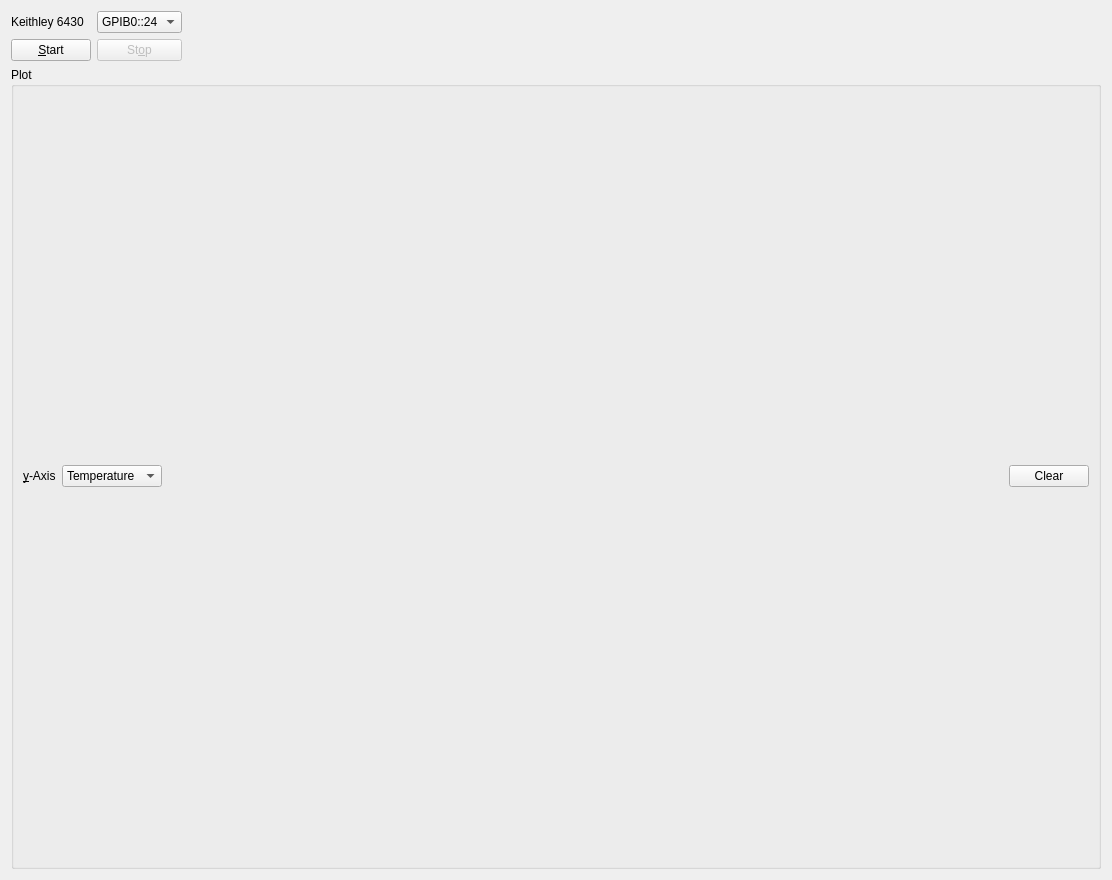
<?xml version="1.0" encoding="UTF-8"?>
<ui version="4.0">
 <class>Form</class>
 <widget class="QWidget" name="Form">
  <property name="geometry">
   <rect>
    <x>0</x>
    <y>0</y>
    <width>1112</width>
    <height>880</height>
   </rect>
  </property>
  <property name="windowTitle">
   <string>Diode thermometer readout</string>
  </property>
  <layout class="QHBoxLayout" name="horizontalLayout_4">
   <item>
    <layout class="QVBoxLayout" name="verticalLayout_2">
     <item>
      <layout class="QHBoxLayout" name="horizontalLayout_3">
       <item>
        <layout class="QGridLayout" name="gridLayout">
         <item row="0" column="0">
          <widget class="QLabel" name="coilVisaLabel">
           <property name="text">
            <string>Keithley 6430</string>
           </property>
           <property name="buddy">
            <cstring>k6430VisaCombo</cstring>
           </property>
          </widget>
         </item>
         <item row="0" column="1">
          <widget class="QComboBox" name="k6430VisaCombo">
           <property name="enabled">
            <bool>true</bool>
           </property>
           <item>
            <property name="text">
             <string>GPIB0::24</string>
            </property>
           </item>
          </widget>
         </item>
         <item row="1" column="0">
          <widget class="QPushButton" name="startPb">
           <property name="text">
            <string>&amp;Start</string>
           </property>
          </widget>
         </item>
         <item row="1" column="1">
          <widget class="QPushButton" name="stopPb">
           <property name="enabled">
            <bool>false</bool>
           </property>
           <property name="text">
            <string>St&amp;op</string>
           </property>
          </widget>
         </item>
        </layout>
       </item>
       <item>
        <spacer name="horizontalSpacer_2">
         <property name="orientation">
          <enum>Qt::Horizontal</enum>
         </property>
         <property name="sizeHint" stdset="0">
          <size>
           <width>40</width>
           <height>20</height>
          </size>
         </property>
        </spacer>
       </item>
      </layout>
     </item>
     <item>
      <widget class="QGroupBox" name="groupBox">
       <property name="title">
        <string>Plot</string>
       </property>
       <layout class="QHBoxLayout" name="horizontalLayout_2">
        <item>
         <layout class="QVBoxLayout" name="verticalLayout">
          <item>
           <layout class="QHBoxLayout" name="horizontalLayout">
            <item>
             <widget class="QLabel" name="label_7">
              <property name="text">
               <string>&amp;y-Axis</string>
              </property>
              <property name="buddy">
               <cstring>yAxisCombo</cstring>
              </property>
             </widget>
            </item>
            <item>
             <widget class="QComboBox" name="yAxisCombo">
              <item>
               <property name="text">
                <string>Temperature</string>
               </property>
              </item>
              <item>
               <property name="text">
                <string>Voltage</string>
               </property>
              </item>
             </widget>
            </item>
            <item>
             <spacer name="horizontalSpacer">
              <property name="orientation">
               <enum>Qt::Horizontal</enum>
              </property>
              <property name="sizeHint" stdset="0">
               <size>
                <width>40</width>
                <height>20</height>
               </size>
              </property>
             </spacer>
            </item>
            <item>
             <widget class="QPushButton" name="clearPb">
              <property name="text">
               <string>Clear</string>
              </property>
             </widget>
            </item>
           </layout>
          </item>
         </layout>
        </item>
       </layout>
      </widget>
     </item>
    </layout>
   </item>
  </layout>
 </widget>
 <resources/>
 <connections/>
</ui>
